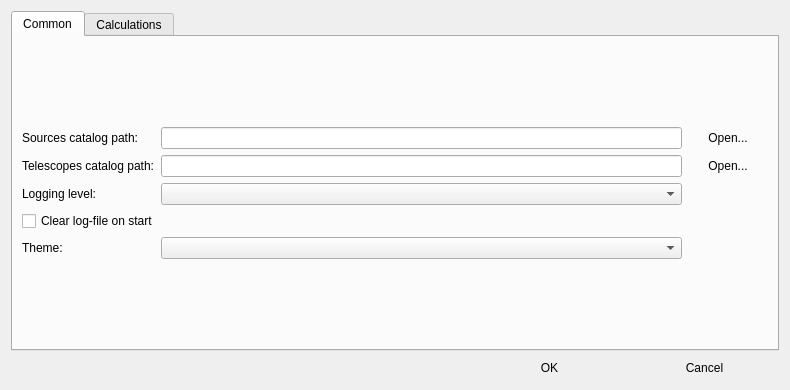
<?xml version="1.0" encoding="UTF-8"?>
<ui version="4.0">
 <class>PreferencesDialog</class>
 <widget class="QDialog" name="PreferencesDialog">
  <property name="windowModality">
   <enum>Qt::WindowModality::ApplicationModal</enum>
  </property>
  <property name="geometry">
   <rect>
    <x>0</x>
    <y>0</y>
    <width>790</width>
    <height>390</height>
   </rect>
  </property>
  <property name="sizePolicy">
   <sizepolicy hsizetype="Fixed" vsizetype="Fixed">
    <horstretch>0</horstretch>
    <verstretch>0</verstretch>
   </sizepolicy>
  </property>
  <property name="windowTitle">
   <string>Preferences</string>
  </property>
  <property name="windowIcon">
   <iconset resource="../gui/icons/icons.qrc">
    <normaloff>:/icons/preferences.svg</normaloff>:/icons/preferences.svg</iconset>
  </property>
  <property name="modal">
   <bool>true</bool>
  </property>
  <layout class="QGridLayout" name="gridLayout">
   <item row="3" column="0" colspan="5">
    <widget class="QTabWidget" name="tabWidget">
     <property name="currentIndex">
      <number>0</number>
     </property>
     <widget class="QWidget" name="tab">
      <attribute name="title">
       <string>Common</string>
      </attribute>
      <layout class="QGridLayout" name="gridLayout_3">
       <item row="0" column="0" colspan="2">
        <layout class="QGridLayout" name="gridLayout_2">
         <item row="1" column="0">
          <widget class="QLabel" name="lbl_telescopes_catalog_path">
           <property name="text">
            <string>Telescopes catalog path:</string>
           </property>
          </widget>
         </item>
         <item row="0" column="2">
          <widget class="QPushButton" name="openSourcesCatalogButton">
           <property name="text">
            <string>Open...</string>
           </property>
           <property name="autoDefault">
            <bool>false</bool>
           </property>
           <property name="flat">
            <bool>true</bool>
           </property>
          </widget>
         </item>
         <item row="0" column="1">
          <widget class="QLineEdit" name="sourcesCatalogPath">
          </widget>
         </item>
         <item row="0" column="0">
          <widget class="QLabel" name="lbl_sources_catalog_path">
           <property name="text">
            <string>Sources catalog path:</string>
           </property>
          </widget>
         </item>
         <item row="1" column="2">
          <widget class="QPushButton" name="openTelescopesCatalogButton">
           <property name="text">
            <string>Open...</string>
           </property>
           <property name="autoDefault">
            <bool>false</bool>
           </property>
           <property name="flat">
            <bool>true</bool>
           </property>
          </widget>
         </item>
         <item row="2" column="1">
          <widget class="QComboBox" name="comboLogging">
          </widget>
         </item>
         <item row="1" column="1">
          <widget class="QLineEdit" name="telescopesCatalogPath">
          </widget>
         </item>
         <item row="2" column="0">
          <widget class="QLabel" name="labelLogging">
           <property name="text">
            <string>Logging level:</string>
           </property>
          </widget>
         </item>
         <item row="3" column="0" colspan="3">
          <widget class="QCheckBox" name="chkClearLog">
           <property name="text">
            <string>Clear log-file on start</string>
           </property>
          </widget>
         </item>
         <item row="4" column="0">
          <widget class="QLabel" name="labelTheme">
           <property name="text">
            <string>Theme:</string>
           </property>
          </widget>
         </item>
         <item row="4" column="1">
          <widget class="QComboBox" name="comboTheme">
           <property name="toolTip">
            <string>The palette the window and the plots are drawn in. &quot;System&quot; follows the desktop.</string>
           </property>
          </widget>
         </item>
        </layout>
       </item>
      </layout>
     </widget>
     <widget class="QWidget" name="tab_2">
      <attribute name="title">
       <string>Calculations</string>
      </attribute>
      <layout class="QGridLayout" name="gridLayout_4">
       <item row="0" column="0">
        <layout class="QHBoxLayout" name="horizontalLayout">
         <item>
          <widget class="QLabel" name="labelTimestep">
           <property name="text">
            <string>Time step (s):</string>
           </property>
          </widget>
         </item>
         <item>
          <widget class="QDoubleSpinBox" name="timeStepSpin">
           <property name="maximumSize">
            <size>
             <width>160</width>
             <height>16777215</height>
            </size>
           </property>
           <property name="minimum">
            <double>1.000000000000000</double>
           </property>
           <property name="maximum">
            <double>99999999.000000000000000</double>
           </property>
           <property name="value">
            <double>600.000000000000000</double>
           </property>
          </widget>
         </item>
        </layout>
       </item>
       <item row="1" column="0">
        <layout class="QHBoxLayout" name="horizontalLayoutResultsMemory">
         <item>
          <widget class="QLabel" name="labelResultsMemory">
           <property name="text">
            <string>Results in memory, share of available:</string>
           </property>
          </widget>
         </item>
         <item>
          <widget class="QSpinBox" name="resultsMemorySpin">
           <property name="maximumSize">
            <size>
             <width>160</width>
             <height>16777215</height>
            </size>
           </property>
           <property name="toolTip">
            <string>Share of available memory the calculated results may occupy before the least recently used are dropped. They are read back from the project directory when needed again, so this costs a read rather than a recalculation.</string>
           </property>
           <property name="suffix">
            <string> %</string>
           </property>
           <property name="minimum">
            <number>5</number>
           </property>
           <property name="maximum">
            <number>100</number>
           </property>
           <property name="value">
            <number>50</number>
           </property>
          </widget>
         </item>
        </layout>
       </item>
      </layout>
     </widget>
    </widget>
   </item>
   <item row="5" column="4">
    <widget class="QPushButton" name="cancelButton">
     <property name="text">
      <string>Cancel</string>
     </property>
     <property name="autoDefault">
      <bool>false</bool>
     </property>
     <property name="flat">
      <bool>true</bool>
     </property>
    </widget>
   </item>
   <item row="5" column="3">
    <widget class="QPushButton" name="okButton">
      <property name="role" stdset="0">
      <string>primary</string>
     </property>
     <property name="text">
      <string>OK</string>
     </property>
     <property name="autoDefault">
      <bool>true</bool>
     </property>
     <property name="flat">
      <bool>true</bool>
     </property>
    </widget>
   </item>
  </layout>
 </widget>
 <resources>
  <include location="../gui/icons/icons.qrc"/>
 </resources>
 <connections/>
</ui>
